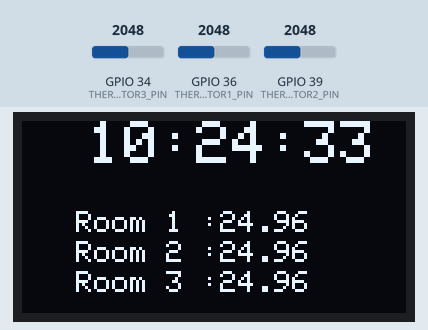
Simulated run of this sketch. Board: ESP32. On the bench: 128×64 one-colour display. The inputs (shaded band) are chosen by the test bench; at power-on: GPIO 34 (THERMISTOR3_PIN) = 2048, GPIO 36 (THERMISTOR1_PIN) = 2048, GPIO 39 (THERMISTOR2_PIN) = 2048. WiFi joins after 1.5 s; servers stay silent unless stated; network time is answered at once with the bench clock; uploads are accepted with an empty reply; the local clock reads 2024-03-15 10:24:30 at power-on unless the sketch sets it; what the sketch prints to the serial monitor is not drawn.

Above: at 3.2 s.
3.3 s: GPIO 34 (THERMISTOR3_PIN) set to 2866
At 7.0 s:
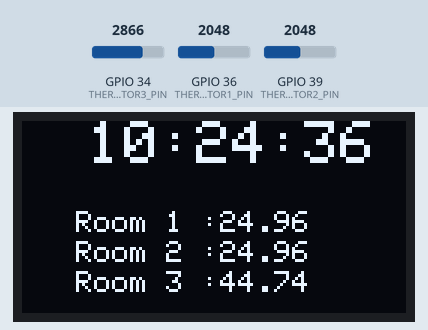
7.1 s: GPIO 36 (THERMISTOR1_PIN) set to 2866
At 9.4 s:
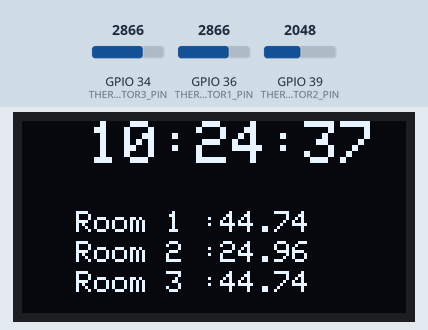
11.1 s: GPIO 39 (THERMISTOR2_PIN) set to 2866
At 13.9 s:
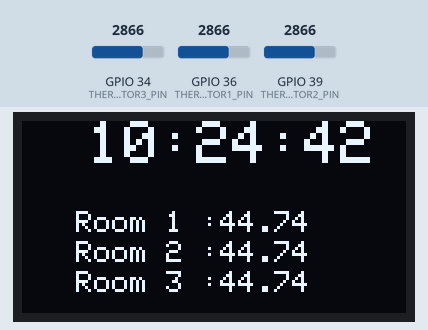
15.2 s: GPIO 34 (THERMISTOR3_PIN) set to 3603
At 17.3 s:
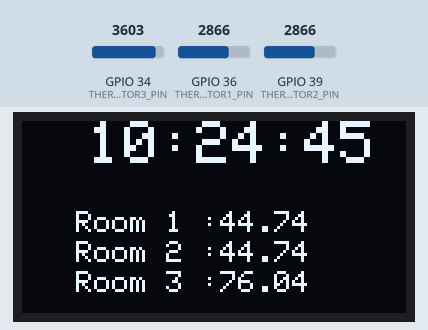
19.1 s: GPIO 36 (THERMISTOR1_PIN) set to 3603
At 22.0 s:
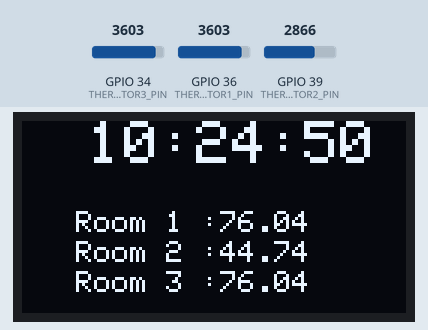
23.2 s: GPIO 39 (THERMISTOR2_PIN) set to 3603
At 25.4 s:
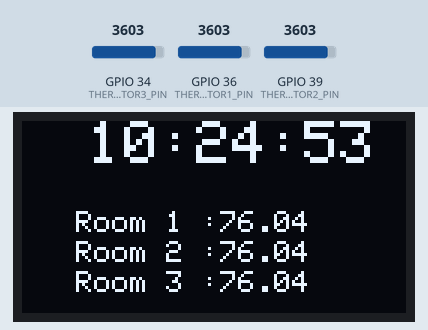
Timing chart, 0 to 26.9 s (numbered marks = the images above; inputs shaded):
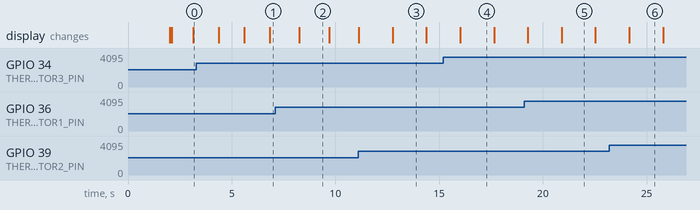

The sketch:

temp-time.ino
```cpp
#include <WiFi.h>
#include <WiFiClient.h>
#include <WiFiServer.h>
#include <WiFiUdp.h>
#include <HTTPClient.h>
#include <Wire.h>
#include <Adafruit_GFX.h>
#include <Adafruit_SSD1306.h>
#include <NTPClient.h>
#define SCREEN_WIDTH 128
#define SCREEN_HEIGHT 64

const char* LINE_TOKEN = "COfu9/s2C0uKvsOkkgUmyI44TTlNPVv6W1f7lqgJGWEe7L6ziUIn4njxyKIb29N4HlxlYrcu4Yiti2Bq1QFt2rXHnzmlS0eApTj7Ql9ptJHjj+R4ut2VqrN+/aKg3Gr0VmGlXRYPwq5qzuqIRd4IrAdB04t89/1O/w1cDnyilFU=";
WiFiUDP ntpUDP;
NTPClient timeClient(ntpUDP, "pool.ntp.org",25200);

const int THERMISTOR1_PIN = 36;
const int THERMISTOR2_PIN = 39;
const int THERMISTOR3_PIN = 34;

Adafruit_SSD1306 display(SCREEN_WIDTH, SCREEN_HEIGHT, &Wire, -1);

void setup() {
  Serial.begin(115200);

  WiFi.begin("Joja-iphone", "55555555");
  while (WiFi.status() != WL_CONNECTED) {
    delay(1000);
    Serial.println("Connecting to WiFi...");
  }
  Serial.println("WiFi connected!");
  if (!display.begin(SSD1306_SWITCHCAPVCC, 0x3C)) {
    Serial.println("SSD1306 initialization failed.");
    while (1);
  }
   timeClient.begin();

  display.clearDisplay();
  display.display();

}

void loop() {
  timeClient.update();
  String currentTimeStr = timeClient.getFormattedTime();
  float R25 = 10000.0; // Thermistor resistance at 25°C
  float rawADC1 = analogRead(THERMISTOR1_PIN);
  float rawADC2 = analogRead(THERMISTOR2_PIN);
  float rawADC3 = analogRead(THERMISTOR3_PIN);
  float B25 = 4050;
  float T25 = 273+25;
  float VPa1 = (rawADC1*3.3)/4096;
  float VPa2 = (rawADC2*3.3)/4096;
  float VPa3 = (rawADC3*3.3)/4096;
  float R1 = ((3.3/VPa1)*10000)-10000;
  float R2 = ((3.3/VPa2)*10000)-10000;
  float R3 = ((3.3/VPa3)*10000)-10000;
  float T1 = (B25/(log(R1/0.0125))) - 273;
  float T2 = (B25/(log(R2/0.0125))) - 273;
  float T3 = (B25/(log(R3/0.0125))) - 273;
  char buffer[10];

  if (T1 > 28) {
    sendLineNotify("Temperature 1: " + String((dtostrf(T1, 6, 2, buffer))) + " °C");
  }
  if (T2 > 28) {
    sendLineNotify("Temperature 2: " + String((dtostrf(T2, 6, 2, buffer))) + " °C");
  }
  if (T3 > 28) {
    sendLineNotify("Temperature 3: " + String((dtostrf(T3, 6, 2, buffer))) + " °C");
  }

  Serial.print("Temperature 1: ");
  Serial.print(T1);
  Serial.println(" °C");

  Serial.print("Temperature 2: ");
  Serial.print(T2);
  Serial.println(" °C");

  Serial.print("Temperature 3: ");
  Serial.print(T3);
  Serial.println(" °C");

  display.clearDisplay();
  display.setTextSize(2);
  display.setTextColor(WHITE);
  display.setCursor(22,0);
  display.println(currentTimeStr);
  display.setTextSize(1);
  display.setCursor(18,30);
  display.println("Room 1 :" + String(T1));
  display.setCursor(18,40);
  display.println("Room 2 :" + String(T2));
  display.setCursor(18,50);
  display.println("Room 3 :" + String(T3));
  display.display();

  delay(1000);
}

void sendLineNotify(String message) {
  HTTPClient http;
  http.begin("https://api.line.me/v2/bot/message/push");
  http.addHeader("Content-Type", "application/json");
  http.addHeader("Authorization", "Bearer " + String(LINE_TOKEN));
  String requestBody = "{\"to\":\"Ucafd9cf95567fb85c70979e6d7987ce3\",\"messages\":[{\"type\":\"text\",\"text\":\"" + message + "\"}]}";
  int httpResponseCode = http.POST(requestBody);
  if (httpResponseCode > 0) {
    Serial.println("Line message sent successfully!");
  } else {
    Serial.println("Error sending Line message.");
  }
  http.end();
}
```

Measured:
- what the display in image 2 shows lasts 1.4 s, from 8.3 s to 9.7 s
- what the display in image 3 shows lasts 1.6 s, from 12.8 s to 14.4 s
